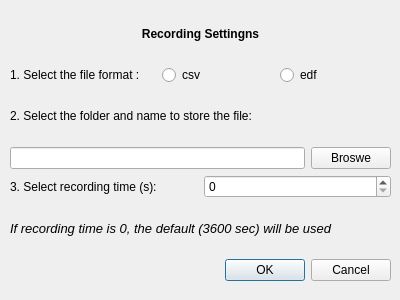
<?xml version="1.0" encoding="UTF-8"?>
<ui version="4.0">
 <class>Dialog</class>
 <widget class="QDialog" name="Dialog">
  <property name="geometry">
   <rect>
    <x>0</x>
    <y>0</y>
    <width>400</width>
    <height>300</height>
   </rect>
  </property>
  <property name="windowTitle">
   <string>Dialog</string>
  </property>
  <widget class="QWidget" name="layoutWidget">
   <property name="geometry">
    <rect>
     <x>10</x>
     <y>10</y>
     <width>381</width>
     <height>271</height>
    </rect>
   </property>
   <layout class="QVBoxLayout" name="verticalLayout">
    <item>
     <widget class="QLabel" name="lbl_title_recording_settings">
      <property name="text">
       <string>&lt;html&gt;&lt;head/&gt;&lt;body&gt;&lt;p&gt;&lt;span style=&quot; font-weight:600;&quot;&gt;Recording Settingns&lt;/span&gt;&lt;/p&gt;&lt;/body&gt;&lt;/html&gt;</string>
      </property>
      <property name="alignment">
       <set>Qt::AlignCenter</set>
      </property>
     </widget>
    </item>
    <item>
     <layout class="QHBoxLayout" name="horizontalLayout_3">
      <item>
       <widget class="QLabel" name="lbl_step2">
        <property name="text">
         <string>1. Select the file format :     </string>
        </property>
       </widget>
      </item>
      <item>
       <widget class="QRadioButton" name="rdbtn_csv">
        <property name="text">
         <string>csv</string>
        </property>
       </widget>
      </item>
      <item>
       <widget class="QRadioButton" name="rdbtn_edf">
        <property name="text">
         <string>edf</string>
        </property>
       </widget>
      </item>
     </layout>
    </item>
    <item>
     <widget class="QLabel" name="lbl_step1">
      <property name="text">
       <string>2. Select the folder and name to store the file:</string>
      </property>
     </widget>
    </item>
    <item>
     <layout class="QHBoxLayout" name="horizontalLayout">
      <item>
       <widget class="QLineEdit" name="input_filepath"/>
      </item>
      <item>
       <widget class="QPushButton" name="btn_browse">
        <property name="text">
         <string>Broswe</string>
        </property>
       </widget>
      </item>
     </layout>
    </item>
    <item>
     <layout class="QHBoxLayout" name="horizontalLayout_2">
      <item>
       <widget class="QLabel" name="label">
        <property name="text">
         <string>3. Select recording time (s):</string>
        </property>
       </widget>
      </item>
      <item>
       <widget class="QSpinBox" name="spinBox"/>
      </item>
     </layout>
    </item>
    <item>
     <widget class="QLabel" name="label_4">
      <property name="font">
       <font>
        <pointsize>10</pointsize>
        <italic>true</italic>
       </font>
      </property>
      <property name="text">
       <string>If recording time is 0, the default (3600 sec) will be used</string>
      </property>
     </widget>
    </item>
    <item>
     <widget class="QDialogButtonBox" name="buttonBox">
      <property name="orientation">
       <enum>Qt::Horizontal</enum>
      </property>
      <property name="standardButtons">
       <set>QDialogButtonBox::Cancel|QDialogButtonBox::Ok</set>
      </property>
     </widget>
    </item>
   </layout>
  </widget>
 </widget>
 <resources/>
 <connections>
  <connection>
   <sender>buttonBox</sender>
   <signal>accepted()</signal>
   <receiver>Dialog</receiver>
   <slot>accept()</slot>
   <hints>
    <hint type="sourcelabel">
     <x>248</x>
     <y>254</y>
    </hint>
    <hint type="destinationlabel">
     <x>157</x>
     <y>274</y>
    </hint>
   </hints>
  </connection>
  <connection>
   <sender>buttonBox</sender>
   <signal>rejected()</signal>
   <receiver>Dialog</receiver>
   <slot>reject()</slot>
   <hints>
    <hint type="sourcelabel">
     <x>316</x>
     <y>260</y>
    </hint>
    <hint type="destinationlabel">
     <x>286</x>
     <y>274</y>
    </hint>
   </hints>
  </connection>
 </connections>
</ui>
